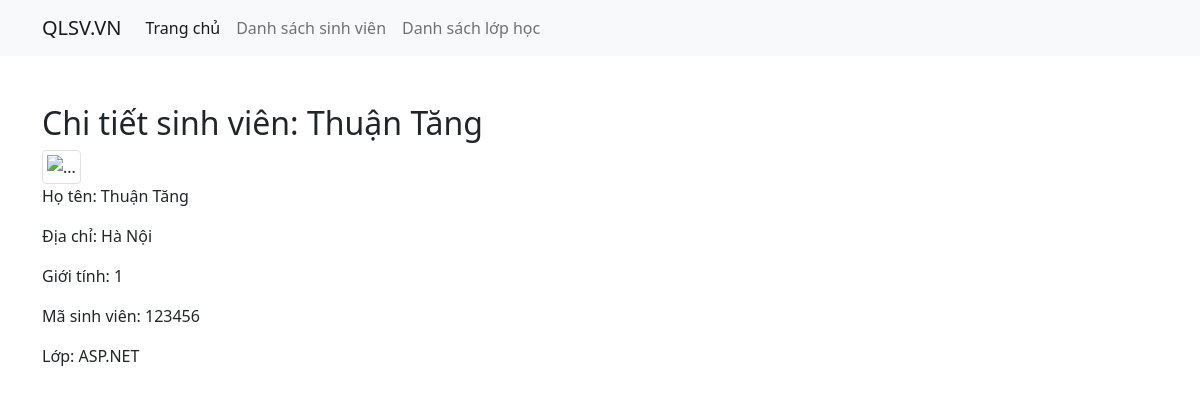
Screenshot of /students/1 with the database file from the repository.
### students/models.py (models this page shows, shortened)
class Student(models.Model):
    class_model = models.ForeignKey(ClassModel, on_delete=models.DO_NOTHING)
    name = models.CharField(max_length=200)
    gender = models.IntegerField(choices=GenderChoices.choices)
    address = models.TextField()
    student_code = models.CharField(max_length=200)
    is_paid = models.BooleanField(default=False)
    go_to_school_at = models.DateField(null=True)

class ClassModel(models.Model):
    name = models.CharField(max_length=200)
    teacher_name = models.CharField(max_length=200)
    def __str__(self) -> str:
        return self.name

### students/views.py (the view)
# urls.py: path('<int:i>', views.show, name='show'), #students/
def show(request, i):
    student = Student.objects.get(pk=i)
    data = {
        "student": student
    }
    return render(request, 'students/show.html', data)

### students/templates/students/show.html (shortened to what this page needs)
<!DOCTYPE html>
<html lang="en">
  <head>
    <link
      href="https://cdn.jsdelivr.net/npm/bootstrap@5.0.2/dist/css/bootstrap.min.css"
      rel="stylesheet"
    />
  </head>
  <body>
    <nav class="navbar navbar-expand-lg navbar-light bg-light">
      <div class="container">
        <a class="navbar-brand" href="#">QLSV.VN</a>
        <div class="collapse navbar-collapse" id="navbarSupportedContent">
          <ul class="navbar-nav me-auto mb-2 mb-lg-0">
            <li class="nav-item">
              <a class="nav-link active" aria-current="page" href="#"
                >Trang chủ</a
              >
            </li>
            <li class="nav-item">
              <a class="nav-link" href="#">Danh sách sinh viên</a>
            </li>
            <li class="nav-item">
              <a class="nav-link" href="#">Danh sách lớp học </a>
            </li>
          </ul>
        </div>
      </div>
    </nav>
    <div class="container mt-5">
      <h2>Chi tiết sinh viên: {{ student.name }}</h2>
      <div class="row">
          <div class="col col-sm-12">
            <img src="https://i.pinimg.com/736x/64/81/22/6481225432795d8cdf48f0f85800cf66.jpg" class="img-thumbnail" alt="...">
          </div>
          <div class="col col-sm-12">
            <p>Họ tên: {{ student.name }}</p>
            <p>Địa chỉ: {{ student.address }}</p>
            <p>Giới tính: {{ student.gender }}</p>
            <p>Mã sinh viên: {{ student.student_code }}</p>
            <p>Lớp: {{ student.class_model }}</p>
          </div>
      </div>
    </div>
  </body>
</html>

### rows the page displays
Student: name "Thuận Tăng", address "Hà Nội", gender "1", student_code "123456", class_model "ASP.NET"
